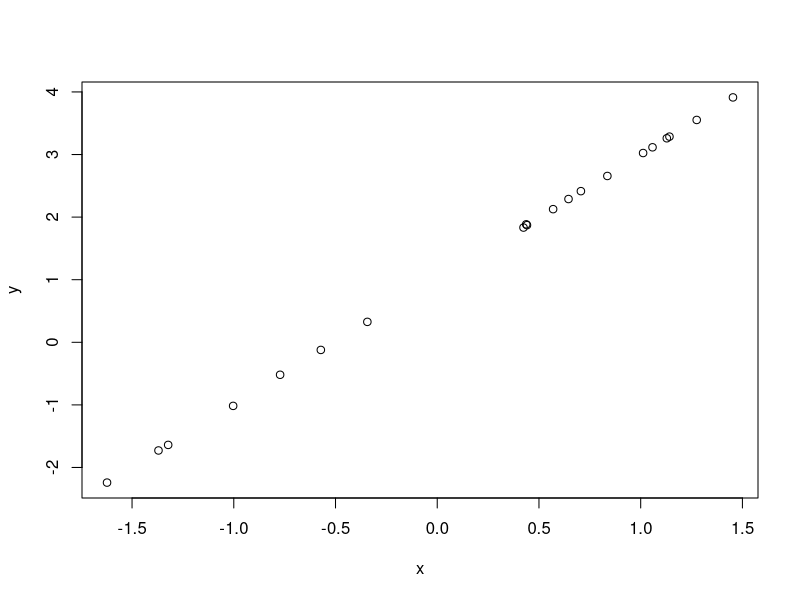
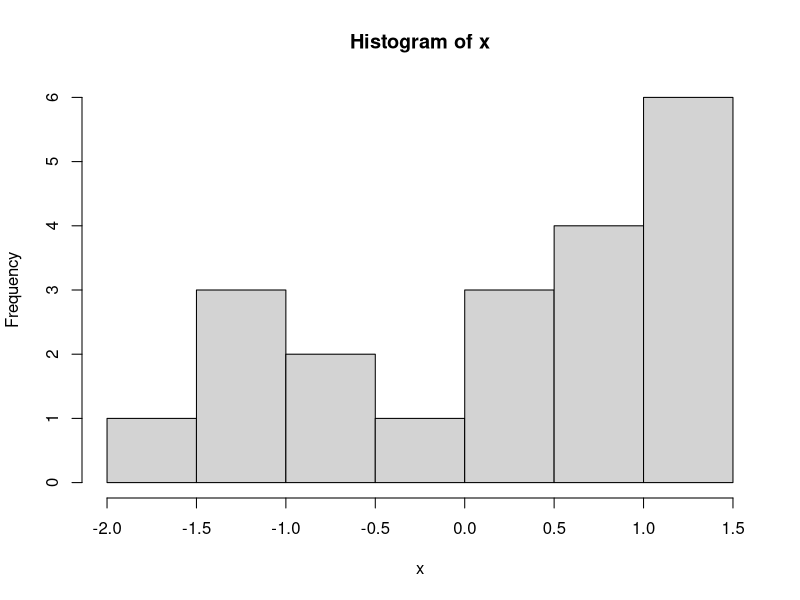
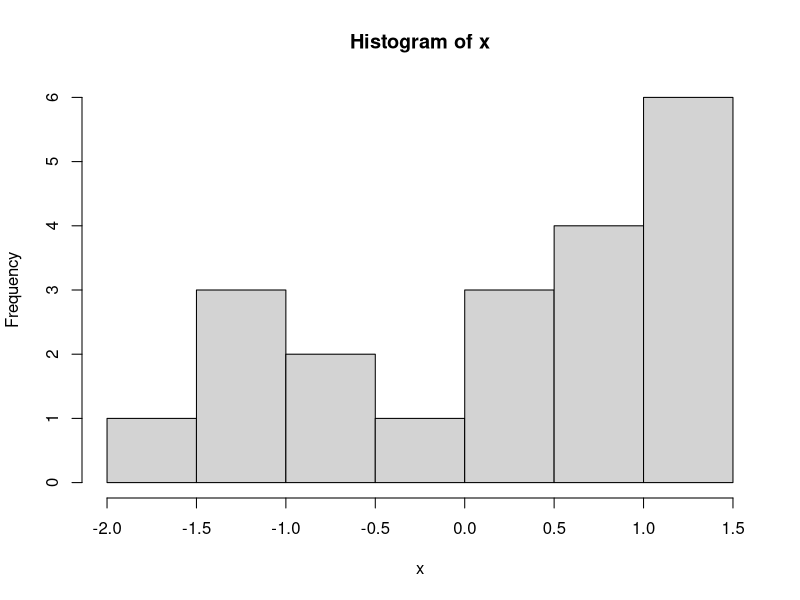
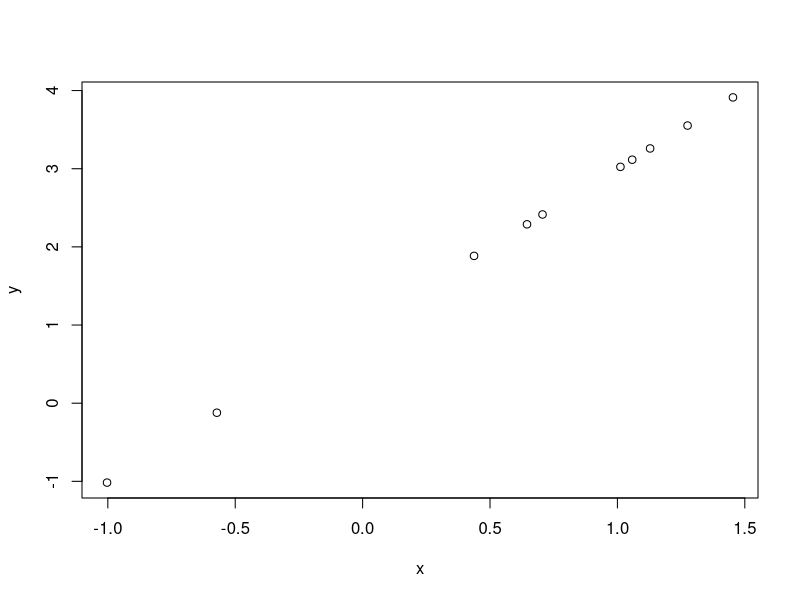
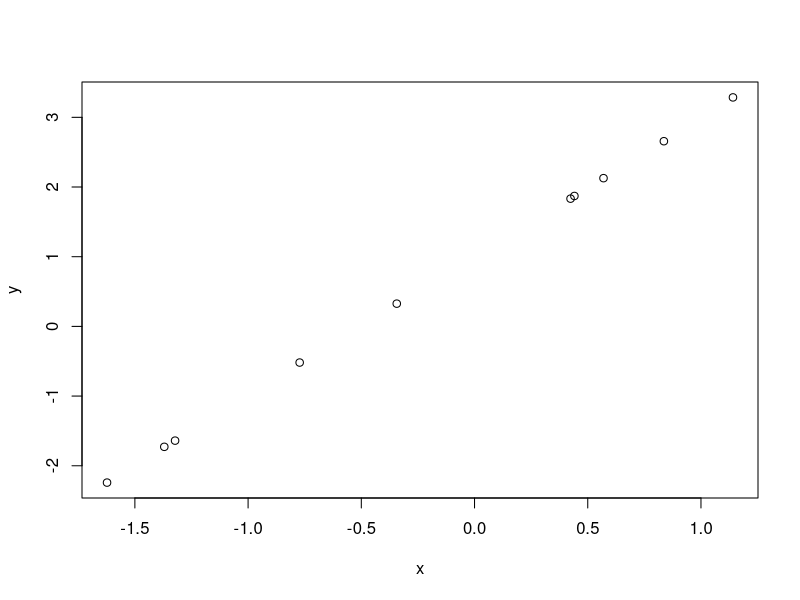

These figures' R source, in order:
## ---- chunk 1
library(data.table)
## ---- chunk 2
df <- data.frame(x=1:8, y=LETTERS[1:8])
DT1 <- as.data.table(df)
DT2 <- data.table(x=1:8, y=LETTERS[1:8])
DT1
DT2
## ---- chunk 3
x <-rnorm(20)
y <- 2*x+1+0.01*rnorm(20)
DT <- data.table(
  x = x,
  y = y,
  z = rep(c("a", "b"), 10)
)
DT
## ---- chunk 4
names(DT)
## ---- chunk 5
DT[2:3]
## ---- chunk 6
DT[2:3,]
## ---- chunk 7
DT[c(4,7)]
## ---- chunk 8
DT[.N]
## ---- chunk 9
DT[rep(1,7)]
## ---- chunk 10
DT[, list(x, y)]
## ---- chunk 11
DT[,list(x)]
## ---- chunk 12
DT[,x]
## ---- chunk 13
DT[,.(x, z)]
## ---- chunk 14
DT[,c("x", "y")]
## ---- chunk 15
DT[,.(x**2)]
## ---- chunk 16
DT[,.(x2=x**2, y3=y**3)]
## ---- chunk 17
DT[,.(mean_x=mean(x), mean_y=mean(y))]
## ---- chunk 18
DT[,.(x=x, sum_y = sum(y))]
## ---- chunk 19
DT[,{
  print(mean(x))
  plot(x,y)
}]
## ---- chunk 20
DT[,{
  hist(x)
}]
DT
## ---- chunk 21
DT[,{
  hist(x)
  NULL
}]
DT
## ---- chunk 22
DT[,.(mean_x = mean(x), mean_y= mean(y)), by=z]
## ---- chunk 23
DT[,.(mean_y = mean(y)), by = x>0]
## ---- chunk 24
DT[,.(mean_y = mean(y)), by = .(x_positif = x>0)]
## ---- chunk 25
DT[,.(mean_y = mean(y), .N), by = .(x_positif = x>0)]
## ---- chunk 26
DT[,plot(x, y)
   ,by=.(z)]
## ---- chunk 27
DT[,.(cs_y = cumsum(y)), by=.(x_positif=x>0, z)][
  ,.(mean_y=mean(y)), by=z]
## ---- chunk 28
DT[, lapply(.SD, mean), by=z]
## ---- chunk 29
DT[, lapply(.SD, mean), by=z, .SDcols=c("x")]
## ---- chunk 30
DT[,c("x", "y") := .(x**2, y**3)]
DT
## ---- chunk 31
DT[, t := rep(NA, .N)]
DT
## ---- chunk 32
DT[,c("t") := .(rep(0, .N))]
DT
## ---- chunk 33
DT[,t := NULL]
DT
## ---- chunk 34
DT[, `:=`(
  x = rnorm(20),
  y = rnorm(20)
)]
DT
## ---- chunk 35
setnames(DT, toupper(colnames(DT)))
DT
## ---- chunk 36
setcolorder(DT, c("Z", "Y", "X"))
DT
